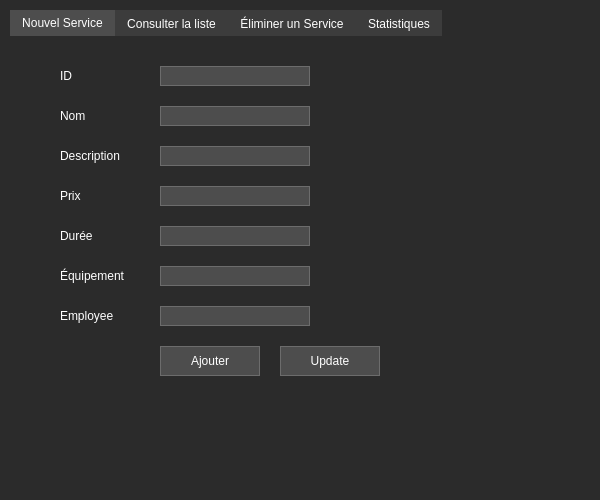
<?xml version="1.0" encoding="UTF-8"?>
<ui version="4.0">
 <class>MainWindow</class>
 <widget class="QMainWindow" name="MainWindow">
  <property name="geometry">
   <rect>
    <x>0</x>
    <y>0</y>
    <width>600</width>
    <height>500</height>
   </rect>
  </property>
  <property name="windowTitle">
   <string>Gestion des Services</string>
  </property>
  <property name="styleSheet">
   <string>
     QMainWindow { background-color: #2b2b2b; }
     QWidget { background-color: #2b2b2b; color: #ffffff; }
     QTabWidget::pane { background: #3c3c3c; }
     QTabBar::tab { background-color: #3c3c3c; color: #ffffff; }
     QTabBar::tab:selected { background-color: #4d4d4d; }
     QLabel { color: #ffffff; }
     QLineEdit { background-color: #4d4d4d; color: #ffffff; border: 1px solid #6c6c6c; }
     QPushButton { background-color: #4d4d4d; color: #ffffff; border: 1px solid #6c6c6c; }
     QPushButton:hover { background-color: #5e5e5e; }
     QTableView { background-color: #3c3c3c; color: #ffffff; }
   </string>
  </property>
  <widget class="QWidget" name="centralWidget">
   <widget class="QTabWidget" name="tabWidget">
    <property name="geometry">
     <rect>
      <x>10</x>
      <y>10</y>
      <width>580</width>
      <height>450</height>
     </rect>
    </property>
    <property name="currentIndex">
     <number>0</number>
    </property>
    <widget class="QWidget" name="tabNouvelService">
     <attribute name="title">
      <string>Nouvel Service</string>
     </attribute>
     <widget class="QLabel" name="label_id">
      <property name="geometry">
       <rect>
        <x>50</x>
        <y>30</y>
        <width>80</width>
        <height>20</height>
       </rect>
      </property>
      <property name="text">
       <string>ID</string>
      </property>
     </widget>
     <widget class="QLineEdit" name="lineEdit_id">
      <property name="geometry">
       <rect>
        <x>150</x>
        <y>30</y>
        <width>150</width>
        <height>20</height>
       </rect>
      </property>
     </widget>
     <widget class="QLabel" name="label_nom">
      <property name="geometry">
       <rect>
        <x>50</x>
        <y>70</y>
        <width>80</width>
        <height>20</height>
       </rect>
      </property>
      <property name="text">
       <string>Nom</string>
      </property>
     </widget>
     <widget class="QLineEdit" name="lineEdit_nom">
      <property name="geometry">
       <rect>
        <x>150</x>
        <y>70</y>
        <width>150</width>
        <height>20</height>
       </rect>
      </property>
     </widget>
     <widget class="QLabel" name="label_description">
      <property name="geometry">
       <rect>
        <x>50</x>
        <y>110</y>
        <width>80</width>
        <height>20</height>
       </rect>
      </property>
      <property name="text">
       <string>Description</string>
      </property>
     </widget>
     <widget class="QLineEdit" name="lineEdit_description">
      <property name="geometry">
       <rect>
        <x>150</x>
        <y>110</y>
        <width>150</width>
        <height>20</height>
       </rect>
      </property>
     </widget>
     <widget class="QLabel" name="label_prix">
      <property name="geometry">
       <rect>
        <x>50</x>
        <y>150</y>
        <width>80</width>
        <height>20</height>
       </rect>
      </property>
      <property name="text">
       <string>Prix</string>
      </property>
     </widget>
     <widget class="QLineEdit" name="lineEdit_prix">
      <property name="geometry">
       <rect>
        <x>150</x>
        <y>150</y>
        <width>150</width>
        <height>20</height>
       </rect>
      </property>
     </widget>
     <widget class="QLabel" name="label_duree">
      <property name="geometry">
       <rect>
        <x>50</x>
        <y>190</y>
        <width>80</width>
        <height>20</height>
       </rect>
      </property>
      <property name="text">
       <string>Durée</string>
      </property>
     </widget>
     <widget class="QLineEdit" name="lineEdit_duree">
      <property name="geometry">
       <rect>
        <x>150</x>
        <y>190</y>
        <width>150</width>
        <height>20</height>
       </rect>
      </property>
     </widget>
     <widget class="QLabel" name="label_equipement">
      <property name="geometry">
       <rect>
        <x>50</x>
        <y>230</y>
        <width>80</width>
        <height>20</height>
       </rect>
      </property>
      <property name="text">
       <string>Équipement</string>
      </property>
     </widget>
     <widget class="QLineEdit" name="lineEdit_equipement">
      <property name="geometry">
       <rect>
        <x>150</x>
        <y>230</y>
        <width>150</width>
        <height>20</height>
       </rect>
      </property>
     </widget>
     <widget class="QLabel" name="label_employee">
      <property name="geometry">
       <rect>
        <x>50</x>
        <y>270</y>
        <width>80</width>
        <height>20</height>
       </rect>
      </property>
      <property name="text">
       <string>Employee</string>
      </property>
     </widget>
     <widget class="QLineEdit" name="lineEdit_employee">
      <property name="geometry">
       <rect>
        <x>150</x>
        <y>270</y>
        <width>150</width>
        <height>20</height>
       </rect>
      </property>
     </widget>
     <widget class="QPushButton" name="pushButton_ajouter">
      <property name="geometry">
       <rect>
        <x>150</x>
        <y>310</y>
        <width>100</width>
        <height>30</height>
       </rect>
      </property>
      <property name="text">
       <string>Ajouter</string>
      </property>
     </widget>
     <widget class="QPushButton" name="pushButton_update">
      <property name="geometry">
       <rect>
        <x>270</x>
        <y>310</y>
        <width>100</width>
        <height>30</height>
       </rect>
      </property>
      <property name="text">
       <string>Update</string>
      </property>
     </widget>
    </widget>
    <widget class="QWidget" name="tabConsulterListe">
     <attribute name="title">
      <string>Consulter la liste</string>
     </attribute>
     <widget class="QTableView" name="tableView">
      <property name="geometry">
       <rect>
        <x>10</x>
        <y>70</y>
        <width>560</width>
        <height>340</height>
       </rect>
      </property>
     </widget>
     <widget class="QLineEdit" name="lineEdit_search">
      <property name="geometry">
       <rect>
        <x>10</x>
        <y>30</y>
        <width>150</width>
        <height>30</height>
       </rect>
      </property>
     </widget>
     <widget class="QPushButton" name="pushButton_search">
      <property name="geometry">
       <rect>
        <x>170</x>
        <y>30</y>
        <width>80</width>
        <height>30</height>
       </rect>
      </property>
      <property name="text">
       <string>Search</string>
      </property>
     </widget>
     <widget class="QPushButton" name="pushButton_extract">
      <property name="geometry">
       <rect>
        <x>310</x>
        <y>30</y>
        <width>101</width>
        <height>30</height>
       </rect>
      </property>
      <property name="text">
       <string>Extract</string>
      </property>
     </widget>
     <widget class="QPushButton" name="pushButton_refresh">
      <property name="geometry">
       <rect>
        <x>460</x>
        <y>30</y>
        <width>100</width>
        <height>30</height>
       </rect>
      </property>
      <property name="text">
       <string>Refresh</string>
      </property>
     </widget>
    </widget>
    <widget class="QWidget" name="tabEliminerService">
     <attribute name="title">
      <string>Éliminer un Service</string>
     </attribute>
     <widget class="QLabel" name="label_id_delete">
      <property name="geometry">
       <rect>
        <x>50</x>
        <y>30</y>
        <width>80</width>
        <height>20</height>
       </rect>
      </property>
      <property name="text">
       <string>ID</string>
      </property>
     </widget>
     <widget class="QLineEdit" name="lineEdit_id_delete">
      <property name="geometry">
       <rect>
        <x>150</x>
        <y>30</y>
        <width>150</width>
        <height>20</height>
       </rect>
      </property>
     </widget>
     <widget class="QPushButton" name="pushButton_supprimer">
      <property name="geometry">
       <rect>
        <x>150</x>
        <y>70</y>
        <width>100</width>
        <height>30</height>
       </rect>
      </property>
      <property name="text">
       <string>Supprimer</string>
      </property>
     </widget>
    </widget>
    <widget class="QWidget" name="tabStatistics">
     <attribute name="title">
      <string>Statistiques</string>
     </attribute>
     <widget class="QLabel" name="label_statisticsTitle">
      <property name="geometry">
       <rect>
        <x>20</x>
        <y>20</y>
        <width>200</width>
        <height>30</height>
       </rect>
      </property>
      <property name="font">
       <font>
        <pointsize>14</pointsize>
        <weight>75</weight>
        <bold>true</bold>
       </font>
      </property>
      <property name="text">
       <string>Service Statistics</string>
      </property>
     </widget>
     <widget class="QFrame" name="frameCharts">
      <property name="geometry">
       <rect>
        <x>20</x>
        <y>70</y>
        <width>760</width>
        <height>200</height>
       </rect>
      </property>
      <property name="frameShape">
       <enum>QFrame::StyledPanel</enum>
      </property>
      <property name="frameShadow">
       <enum>QFrame::Raised</enum>
      </property>
      <layout class="QHBoxLayout" name="horizontalLayout_charts">
       <item>
        <widget class="QLabel" name="label_chart2">
         <property name="text">
          <string/>
         </property>
         <property name="alignment">
          <set>Qt::AlignCenter</set>
         </property>
        </widget>
       </item>
      </layout>
     </widget>
     <widget class="QFrame" name="frameSummary">
      <property name="geometry">
       <rect>
        <x>20</x>
        <y>290</y>
        <width>760</width>
        <height>200</height>
       </rect>
      </property>
      <property name="frameShape">
       <enum>QFrame::StyledPanel</enum>
      </property>
      <property name="frameShadow">
       <enum>QFrame::Raised</enum>
      </property>
      <layout class="QVBoxLayout" name="verticalLayout_summary">
       <item>
        <widget class="QLabel" name="label_totalServices">
         <property name="text">
          <string>Total Services: 123</string>
         </property>
        </widget>
       </item>
       <item>
        <widget class="QLabel" name="label_totalRevenue">
         <property name="text">
          <string>Total Revenue: $12,345</string>
         </property>
        </widget>
       </item>
       <item>
        <widget class="QLabel" name="label_averageServiceTime">
         <property name="text">
          <string>Average Service Time: 45 mins</string>
         </property>
        </widget>
       </item>
      </layout>
     </widget>
     <widget class="QPushButton" name="pushButton_refresh">
      <property name="geometry">
       <rect>
        <x>460</x>
        <y>30</y>
        <width>100</width>
        <height>30</height>
       </rect>
      </property>
      <property name="text">
       <string>Refresh</string>
      </property>
     </widget>
    </widget>
   </widget>
  </widget>
  <widget class="QMenuBar" name="menuBar">
   <property name="geometry">
    <rect>
     <x>0</x>
     <y>0</y>
     <width>600</width>
     <height>26</height>
    </rect>
   </property>
  </widget>
  <widget class="QStatusBar" name="statusBar"/>
 </widget>
 <layoutdefault spacing="6" margin="11"/>
 <resources/>
 <connections/>
</ui>
